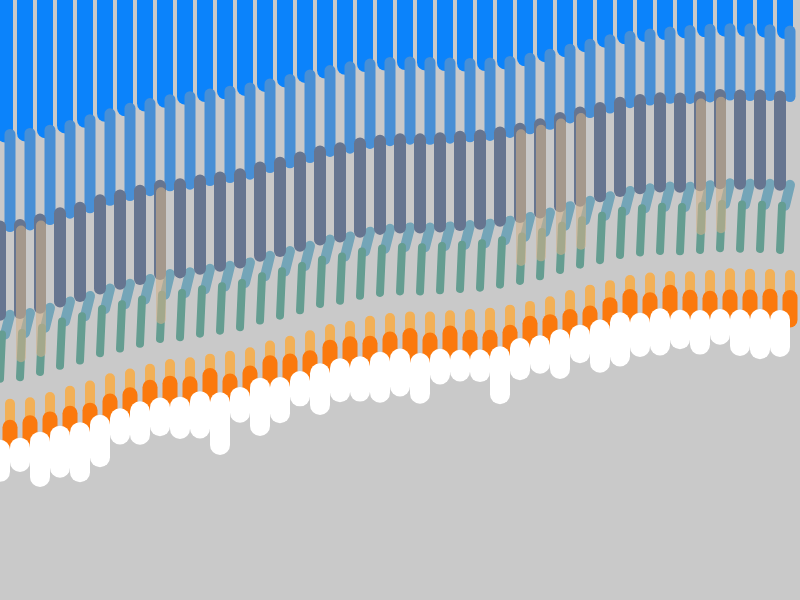
Frame 1 (no input)
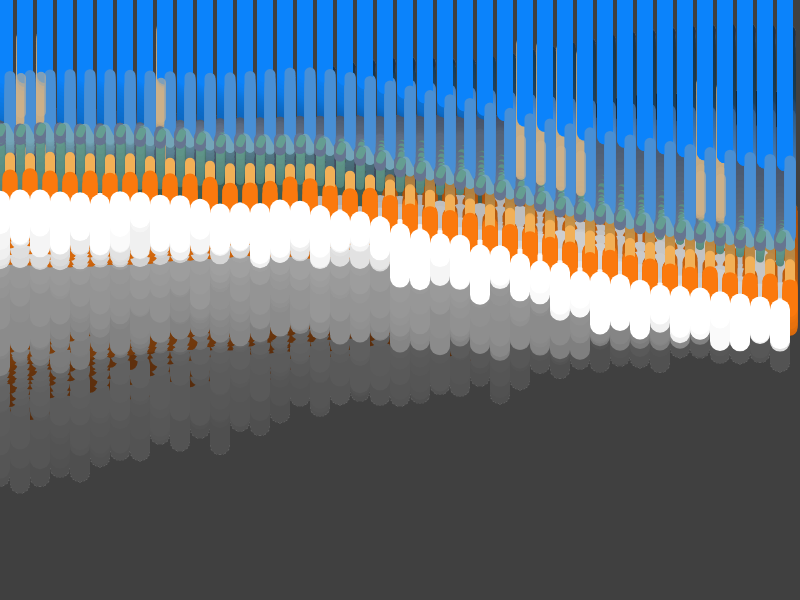
Frame 60 (no input)
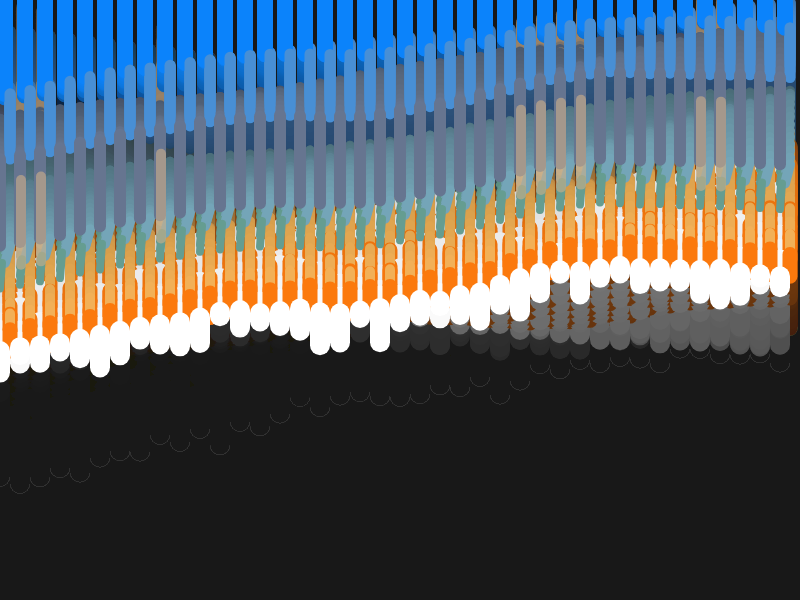
Frame 120 (the mouse pressed at the canvas centre since frame 60)

The p5.js sketch that drew these frames (run headless with seeded random() and noise() and a simulated clock; from frame 60 on, the mouse is pressed at the canvas centre):

// p5.js sketch
// ── sketch.js
let inc = 0.02;
let inc2 = 0.06
let inc3=0.1
let start =0
let start2 = 0;
let start3=0;

function setup() {
  createCanvas(800, 600);
  background(0,0,0,50)
}

function draw() {
  background(0,0,0,5)
  

 
  noFill();
  //beginShape();
  let yoff = start;
  let xoff=start2
  let off=start3
  for (let x = 0; x < width; x=x+20) {
    
    
    let n = map(noise(yoff), 0, 1, -150, 150);
    //let r=random(-10,10)
    let s = map(sin(frameCount*0.05), -1, 1, 70, 190);
    let y = s +n-50
    yoff += inc;
    xoff+=inc2
    xoff=+inc3
    
    push()
    translate(0,sin(frameCount*0.02)*30)
    
    strokeWeight(16)
    stroke(11,131,251);
    line(x+5,-50,x+5,y)
    
    strokeWeight(11)
    stroke(72,143,213)
    let y2=y+map(noise(yoff+2), 0, 1, -20, 80)+map(sin(frameCount*0.1+1), 0, 1, 20, 50)+random(-1,1)
    line(x+10,y,x+10,y2)
    // line(x,y,x, y+map(noise(yoff), 0, 1, -20, 20)+random(-1,1)*5)
 

    let y3=y2+map(noise(xoff+0.2), 0, 1, -10, 50)+map(cos(frameCount*0.05), 0, 1, 30, 70)
    //line(x,y2,x,y3)
    
    strokeWeight(10)
    stroke(116,165,184)
    let y4=y3+map(noise(yoff+10), 0, 1, 0, 10)+map(cos(frameCount*0.05), 0, 1, 0, 15)
    line(x+10,y3,x+5,y4)
    
    strokeWeight(12)
    stroke(102,117,144)
    line(x,y2,x,y3)
    
    strokeWeight(8)
    stroke(101,157,145)
    let y5=y4+map(noise(xoff), 0, 1, -10, 40)+map(cos(frameCount*0.25), 0, 1, 2, 25)
    line(x+2,y4,x,y5)
    
    
    strokeWeight(10)
    stroke(207,178,139,150)
    let y6=y5-70+map(noise(off), 0, 1, -10, 0)+map(cos(frameCount*0.25), 0, 1, 0, -55)
    if(x>10&&x<50||x>150&&x<180||x>500&&x<600||x<730&&x>690){
      line(x+1,y5-20,x+1,y6-20)
    }
    
    strokeWeight(10)
    stroke(242,176,87)
    let y7=y5+50+1.2*map(noise(xoff), 0, 1, 10, 20)+map(cos(frameCount*0.4), 0, 1, 5, 8)-10-random(-5,0)
    line(x+10,y5+25,x+10,y7)
    
    strokeWeight(15)
    stroke(251,121,13)
    let y8=y7-map(noise(xoff*1.5), 0, 1, 10, 30)+random(-5,0)
    line(x+10,y8,x+10,y7)
    
    strokeWeight(20)
    stroke(255,255,255)
    let y9=y8+map(noise(off), 0, 1, 40, 20)+map(cos(frameCount*0.2), 0, 1, -5, 18)+10+random(-20,10)
    line(x,y7,x,y9)

    
  
    //console.log(y)
    
    pop()
  }
  
  
  start += inc;
  start2+=inc2
  start3+=inc3

}
